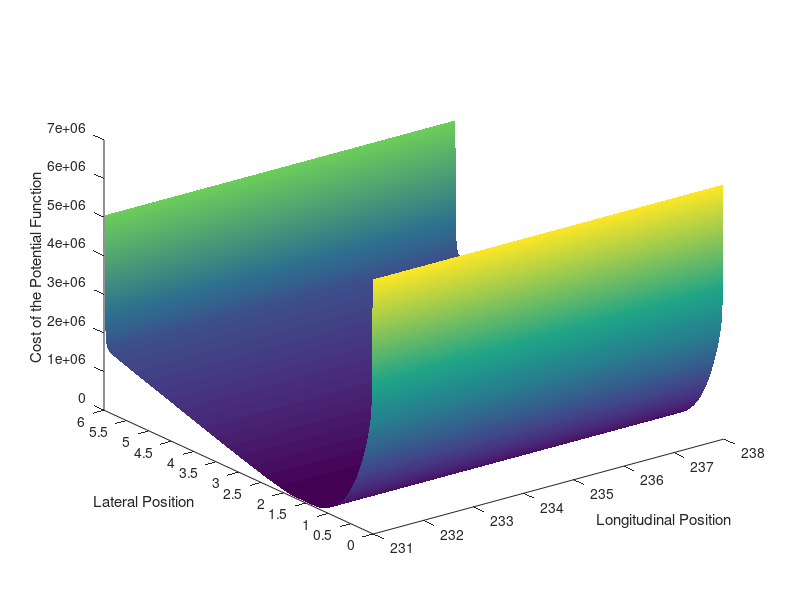

This chart was generated by the following MATLAB code:
    clear all;
clc;
%% Data input (RL Potentail)

% decided that the global origin moved along the boundary of the right lane
% along with the HV (host vehicle).

n_lanes= 2; % number of lanes
size_lane = 3; % width of lane in meters
road_len= 1000;  % length of the road in meters
data_count= 500;
Y_var= linspace(0, 6, data_count);
X_var= linspace(231, 238, data_count);
for i= 1:n_lanes-1
    loc_lane_bound(i) = i*size_lane; % Y location of the lane internal boundaries (does not include the outer boundaries of the road)
end
loc_road_bound = [0 n_lanes*size_lane]; % Y values of the boundaries of the road
% Two different potentials are to be generated: a lane potential and a road potential for a straight road
U_lane_fin= zeros(length(Y_var),length(X_var)); % Matrix defined to store the lane potential values
U_road_fin= zeros(length(Y_var),length(X_var)); % Matrix defined to store the road potential values

%% Lane Potential
A_lane = 2; % the height of the lane divider potential
sig_lane = 0.3* size_lane; % determines how quickly the potential rises/falls and is proportional to the lane width
for i= 1:n_lanes-1
    for j= 1:length(Y_var)
        for k= 1:length(X_var)
            U_lane(i,j,k)= A_lane* exp(-((Y_var(j)- loc_lane_bound(i))^2/(2* sig_lane^2)));
        end
    end
end
for i=1:n_lanes-1
    U_lane_temp1= U_lane(i,:,:);
    U_lane_temp2= squeeze(U_lane_temp1);
    U_lane_fin= U_lane_fin+ U_lane_temp2;
end

% surf(X_var,Y_var,U_lane_fin);
% shading interp;

%% Road Potential
eta= 1000;
a= 2;
b=100000;
for i= 1:length(loc_road_bound)
    for j= 1:length(Y_var)
        for k= 1:length(X_var)
%             U_road(i,j,k)= 0.5* eta * (1/(Y_var(j)- loc_road_bound(i)))^2;
%             U_road(i,j,k)= b*(exp(a*(Y_var(j)-4.5))-a*(Y_var(j)-4.5)-1)+ 0.5* eta * (1/(Y_var(j)- loc_road_bound(i)))^2;
            U_road(i,j,k)= b*(exp(-a*(Y_var(j)-1.5))+a*(Y_var(j)-1.5)-1)+ 0.5* eta * (1/(Y_var(j)- loc_road_bound(i)))^2;
%             U_obst(i,j,k)= 
        end
    end
end
for i=1:length(loc_road_bound)
    U_road_temp1= U_road(i,:,:);
    U_road_temp2= squeeze(U_road_temp1);
    U_road_fin= U_road_fin+ U_road_temp2;
end

% surf(X_var,Y_var,U_road_fin);
% shading interp;

%% Road + Lane Potential

U_RplusL = U_road_fin;

surf(X_var,Y_var,U_RplusL);
shading interp;
grid off;
xlabel('Longitudinal Position')
ylabel('Lateral Position')
zlabel('Cost of the Potential Function')
yticks(0:0.5:6)
ytickangle(45)
% legend(s, 'Cost around the Obstacle')
% legend
